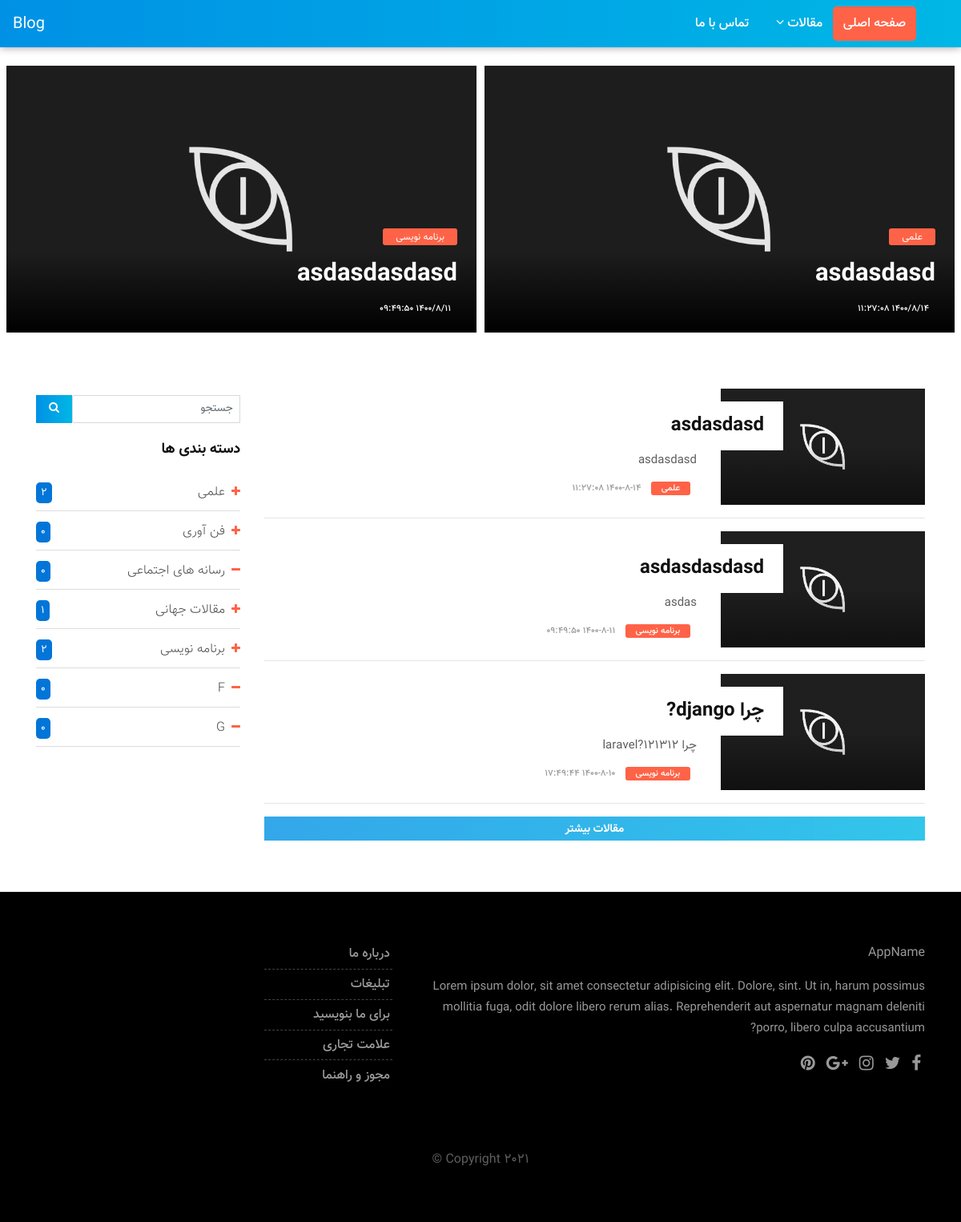
The page / on the database its author committed.
### tables this page shows
CREATE TABLE `articles` (
  `id` int(10) UNSIGNED NOT NULL,
  `title` varchar(225) NOT NULL,
  `cat_id` int(10) UNSIGNED NOT NULL,
  `sub_cat_id` int(10) UNSIGNED NOT NULL,
  `short_desc` text NOT NULL,
  `long_desc` longtext NOT NULL,
  `tiny_image` text NOT NULL,
  `status` tinyint(1) NOT NULL,
  `seo_keywords` text NOT NULL,
  `seo_desc` text NOT NULL,
  `count_view` bigint(20) NOT NULL,
  `created_date_time` datetime NOT NULL
);

CREATE TABLE `groups` (
  `id` int(10) UNSIGNED NOT NULL,
  `title` varchar(100) NOT NULL,
  `parent_id` int(10) UNSIGNED NOT NULL
);

### lib/base.php (called while the page is built, shortened)
<?php
class Base
{
	private $dbLink;
	public function __construct(){
		$this->dbLink=mysqli_connect(DB_HOST,DB_USER,DB_PASS) or die(mysqli_connect_error());
		mysqli_select_db($this->dbLink,DB_NAME) or die($this->getMysqlErr());
	}
	public function query($q){
		$res=mysqli_query($this->dbLink,$q);
		if (stristr($q,"insert")) {
			return mysqli_insert_id($this->dbLink);
		}elseif (stristr($q,'update') || stristr($q,'delete')) {
			return mysqli_affected_rows($this->dbLink);
		}else{
			return $res;
		}
	}
	public function get($key){
		return isset($_GET[$key])?trim($_GET[$key]) :'';
	}
	public function safeString($str){
		return htmlentities($str,ENT_QUOTES,'UTF-8');
	}
	public function getRow($result){
		return mysqli_fetch_assoc($result);
	}
	public function toInt($str){
		return (int)$str;
	}
	public function getGroup($id){
		$id=$this->toInt($id);
		$q="SELECT * FROM groups WHERE id='$id' ";
		$r=$this->query($q);
		return $this->getRow($r);
	}
?>
	<?php
	public function persianDate($date,$key='/'){
		$dateTimeArray=explode(' ',$date);
		$dateArray=explode('-',$dateTimeArray[0]);
		$jdFArray=gregorian_to_jalali($dateArray[0],$dateArray[1],$dateArray[2]);
		return implode($key,$jdFArray).' '.$dateTimeArray[1];
	}
	public function getGroupsList($parent_id=0){
		$parent_id=$this->toInt($parent_id);
		$q="SELECT * FROM groups WHERE parent_id='$parent_id'";
		$result=$this->query($q);
		return $result;
	}
}

### init.php (called while the page is built, shortened)
<?php
require_once 'lib/base.php';
require_once 'lib/jdf.php';
if (strstr($_SERVER['REQUEST_URI'],'/admin/')) {
	require_once 'lib/backend.php';
	$backend=new Backend();
}else{
	require_once 'lib/frontend.php';
	$frontend=new Frontend();
	$c=$frontend->toInt($frontend->get('c'));
	$s=$frontend->toInt($frontend->get('s'));
	$title=$frontend->safeString($frontend->get('title'));
}

### lib/frontend.php (called while the page is built, shortened)
<?php
class Frontend extends Base{
	public function getLastArticle($n=6){
		$q="SELECT * FROM articles WHERE status='1' ORDER BY id DESC LIMIT 0,$n ";
		return $this->query($q);
	}
	public function createSeoUrl($url){
		$url=mb_strtolower($url);
		$url=str_ireplace(' ','-',$url);
		return SITE_URL.$url;
	}
	public function getCountArticle($cat_id,$sub_cat_id=0){
		$cat_id=$this->toInt($cat_id);
		$sub_cat_id=$this->toInt($sub_cat_id);
		$q="SELECT COUNT(*) AS n FROM articles WHERE cat_id='$cat_id' ";
		if ($sub_cat_id>0) {
			$q.=" AND sub_cat_id='$sub_cat_id' ";
		}
		$r=$this->query($q);
		$row=$this->getRow($r);
		return $row['n'];
	}
}

### lib/jdf.php (called while the page is built, shortened)
<?php
function tr_num($str, $mod = 'en', $mf = '٫') {
  $num_a = array('0', '1', '2', '3', '4', '5', '6', '7', '8', '9', '.');
  $key_a = array('۰', '۱', '۲', '۳', '۴', '۵', '۶', '۷', '۸', '۹', $mf);
  return ($mod == 'fa') ? str_replace($num_a, $key_a, $str) : str_replace($key_a, $num_a, $str);
}
function gregorian_to_jalali($gy, $gm, $gd, $mod = '') {
   list($gy, $gm, $gd) = explode('_', tr_num($gy . '_' . $gm . '_' . $gd));
  $g_d_m = array(0, 31, 59, 90, 120, 151, 181, 212, 243, 273, 304, 334);
  $gy2 = ($gm > 2) ? ($gy + 1) : $gy;
  $days = 355666 + (365 * $gy) + ((int) (($gy2 + 3) / 4)) - ((int) (($gy2 + 99) / 100)) + ((int) (($gy2 + 399) / 400)) + $gd + $g_d_m[$gm - 1];
  $jy = -1595 + (33 * ((int) ($days / 12053)));
  $days %= 12053;
  $jy += 4 * ((int) ($days / 1461));
  $days %= 1461;
  if ($days > 365) {
    $jy += (int) (($days - 1) / 365);
    $days = ($days - 1) % 365;
  }
  if ($days < 186) {
    $jm = 1 + (int) ($days / 31);
    $jd = 1 + ($days % 31);
  } else {
    $jm = 7 + (int) (($days - 186) / 30);
    $jd = 1 + (($days - 186) % 30);
  }
  return ($mod == '') ? array($jy, $jm, $jd) : $jy . $mod . $jm . $mod . $jd;
}

### index.php (the view, shortened to what this page needs)
<?php require_once 'init.php';
?>
<!DOCTYPE html>
<html lang="en">
  <link href="css/bootstrap.css" rel="stylesheet">
  <link href="css/font-awesome.min.css" rel="stylesheet">
  <link href="css/style.css" rel="stylesheet">
  <link href="css/style2.css" rel="stylesheet">
  <link href="css/responsive.css" rel="stylesheet">
  <link href="css/colors.css" rel="stylesheet">
  <link href="css/version/tech.css" rel="stylesheet">
</head>
<body>
  <div id="wrapper">
    <?php require_once 'template/nav.php'; ?>
    <section class="section first-section">
      <div class="container-fluid">
        <div class="masonry-blog clearfix" style="direction: rtl;">
          <?php
          $getLastArticle=$frontend->getLastArticle(2);
          while ($articles=$frontend->getRow($getLastArticle)) {
          $getCat=$frontend->getGroup($articles['cat_id']);
          $url1=$frontend->createSeoUrl("articles/$articles[id]/$articles[title]/");
          ?>
          <div class="first-slot">
            <div class="masonry-box post-media">
              <img src="<?php print $articles['tiny_image'] ?>" alt="<?php print $articles['title']; ?>" class="img-fluid">
              <div class="shadoweffect">
                <div class="shadow-desc">
                  <div class="blog-meta">
                    <span class="bg-orange"><a target="blank" href="articles.php?cid=<?php print $articles['cat_id']; ?>" title=""><?php print $getCat['title']; ?></a></span>
                    <h4><a href="<?php print $url1; ?>" title=""><?php print $articles['title']; ?></a></h4>
                    <small><a href="javascript:void(0);" title=""><?php print $frontend->persianDate($articles['created_date_time'],'/'); ?></a></small>
                    </div>
                    </div>
                    </div>
                    </div>
                    </div>
                    <?php } ?>
                    </div>
                  </div>
                </section>
                <div class="container">
                  <div class="col-md-12" style="direction: rtl;">
                  </div>
                </div>
                <section class="section">
                  <div class="container">
                    <div class="row">
                      <div class="col-lg-9 col-md-12 col-sm-12 col-xs-12">
                        <div class="page-wrapper">
                          <div class="blog-list clearfix">
                            <?php
                            $getLastArticle=$frontend->getLastArticle(3);
                            if ($getLastArticle->num_rows>0) {
                              while ($articles=$frontend->getRow($getLastArticle)) {
                              $getCat=$frontend->getGroup($articles['cat_id']);
                              $url2=$frontend->createSeoUrl("articles/$articles[id]/$articles[title]/");
                              ?>
                              <div class="blog-box row">
                                <div class="col-md-4">
                                  <div class="post-media">
                                    <a href="<?php print $url2; ?>" title="<?php print $articles['title']; ?>">
                                      <img src="<?php print $articles['tiny_image']; ?>" alt="<?php print $articles['title']; ?>" class="img-fluid">
                                      <div class="hovereffect"></div>
                                    </a>
                                    </div>
                                    </div>
                                    <div class="blog-meta big-meta col-md-8">
                                      <h4><a href="<?php print $url2; ?>" title=""><?php print $articles['title']; ?></a></h4>
                                      <p><?php print $articles['short_desc']; ?></p>
                                      <small class="firstsmall"><a class="bg-orange" href="tech-category-01.html" title="">
                                        <?php print $getCat['title']; ?>
                                      </a></small>
                                      <small><?php print $frontend->persianDate($articles['created_date_time'],'-') ?></small>
                                    </div>
                                  </div>
                                  <hr class="invis0">
                                  <?php
                                  }
                                ?>
                                <button id="btn_more" class="btn btn-info col-md-12" style="height: 30px;opacity:0.8;cursor: pointer;">مقالات بیشتر</button>
                                <?php
                                }else{
                                  ?>
                                  <div class="alert alert-warning">هیچ مقاله ای در حال حاضر ثبت نشده است</div>
                                  <?php
                                }
                                ?>
                                </div>
                                </div>
                                </div>
                                <?php require_once 'template/sidebar.php'; ?>
                                </div>
                                </div>
                              </section>
                              <?php require_once 'template/footer.php'; ?>
                              </div>
                            </body>
                          </html>

### template/sidebar.php (shortened to what this page needs)
<div class="mt-2 col-lg-3 col-md-12 col-sm-12 col-xs-12">
   <form action="search.php" method="get">
      <div class="input-group input-group-sm" style="width: 100%;">
         <input value="<?php print $title; ?>" type="text" name="title" class="form-control float-right" placeholder="جستجو">
         <div class="input-group-append">
            <button type="submit" value="1" class="btn btn-default"><i class="fa fa-search"></i></button>
         </div>
      </div>
   </form>
   <div class="sidebar">
      <div class="widget mt-4">
         <h2 class="widget-title">دسته بندی ها</h2>
         <div class="blog-list-widget">
            <?php
            $resultMainGroups=$frontend->getGroupsList();
            while ($mainGroups=$frontend->getRow($resultMainGroups))
            {
               $resultSubGroups=$frontend->getGroupsList($mainGroups['id']);
               $iconGroup=($resultSubGroups->num_rows>0) ? '<i class="pl-2 fa fa-plus open-menu" data-child="1" style="font-size: 14px;color:#ff6347;"></i>' : '<i class="pl-2 fa fa-minus close-menu" data-child="0" style="font-size: 14px;color:#ff6347;"></i>';
               $activeMainGroup=($c==$mainGroups['id'])? 'active': '';;
             ?>
            <div class="list-group <?php print $activeMainGroup; ?>" style="border-bottom: 1px solid #ddd;margin-top:13px;">
               <span class="list-group-item list-group-item-action flex-column align-items-start">
                  <div class="w-100 justify-content-between" style="height:35px;">
                     <p class="text-white bg-primary float-left" style="font-size: 13px;padding:0 6px ;border-radius: 5px;"><?php print $frontend->getCountArticle($mainGroups['id']) ?></p>
                     <div class="float-right">
                        <?php print $iconGroup; ?>
                     </div>
                     <a class="a-text" style="font-weight: 100;color:#444;" href="search.php?c=<?php print $mainGroups['id'].'&s='.$s.'&title='.$title; ?>" ><?php print $mainGroups['title']; ?></a>
                  </div>
               </span>
            </div>
            <?php
            }
             ?>
         </div>
      </div>
                     </div>
                     </div>

### css/style.css (style rules this page uses)
a { text-decoration: none; }
.open-menu,.close-menu { cursor: pointer; }

### css/version/tech.css (style rules this page uses)
body { background-color: #ffffff; }
h1, h2, h3, h4, h5, body, .navbar-toggleable-md .navbar-nav .nav-link, .market-header, .btn, .dropdown-item, .form-control, p { font-family: 'Vazir', sans-serif !important; }
h1, h2, h3, h4, h5 { font-weight: 600; }
.first-slot { float: right; width: 50%; }
.first-slot .blog-meta h4 { font-size: 31px; line-height: 1.4; }
.first-section .blog-meta h4 { font-weight: 600; padding: 0.8rem 0 0.5rem !important; }
.blog-meta.big-meta h4 { font-size: 24px; }
.first-section { margin-top: 4rem; }
.blog-meta small a, .blog-meta small { font-weight: 500; color: #999 !important; }
.blog-meta .bg-orange { color: #ffffff !important; padding: 0 0.8rem; border-radius: 3px; }
.blog-meta small.firstsmall:after { content: "" !important; padding-left: 0; }
.bg-orange { background-color: #FF6347 !important; }
.btn, .page-link:hover, .page-link:focus, .btn:hover, .btn:focus { color: #ffffff !important; background: rgba(0, 0, 0, 0) linear-gradient(to right, #0091e5 0px, #00b7e5 100%) repeat scroll 0 0 !important }

### rows shown on the page
articles: tiny_image (picture), groups.title "علمی", title "asdasdasd", created_date_time "1400/8/14 11:27:08", short_desc "asdasdasd", created_date_time "1400-8-14 11:27:08"
articles: tiny_image (picture), groups.title "برنامه نویسی", title "asdasdasdasd", created_date_time "1400/8/11 09:49:50", short_desc "asdas", created_date_time "1400-8-11 09:49:50"
articles: tiny_image (picture), title "چرا django?", short_desc "چرا laravel?121312", groups.title "برنامه نویسی", created_date_time "1400-8-10 17:49:44"
groups: CountArticle "2", title "علمی"
groups: CountArticle "0", title "فن آوری"
groups: CountArticle "0", parent_id 0 (drawn), title "رسانه های اجتماعی"
groups: CountArticle "1", title "مقالات جهانی"
groups: CountArticle "2", title "برنامه نویسی"
groups: CountArticle "0", title "F"
groups: CountArticle "0", title "G"
